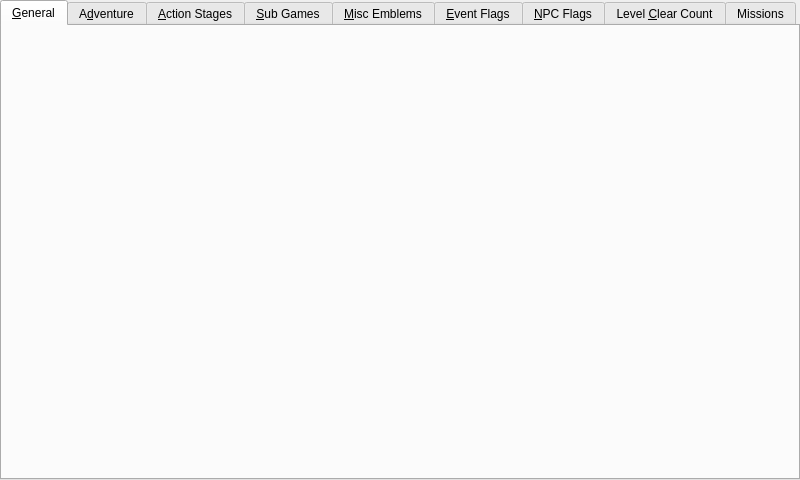
<?xml version="1.0" encoding="UTF-8"?>
<ui version="4.0">
 <class>SAEditor</class>
 <widget class="QWidget" name="SAEditor">
  <property name="geometry">
   <rect>
    <x>0</x>
    <y>0</y>
    <width>800</width>
    <height>480</height>
   </rect>
  </property>
  <layout class="QVBoxLayout" name="vboxMain">
   <property name="margin">
    <number>0</number>
   </property>
   <item>
    <widget class="QTabWidget" name="tabWidget">
     <property name="currentIndex">
      <number>0</number>
     </property>
     <widget class="QWidget" name="tabGeneral">
      <attribute name="title">
       <string>&amp;General</string>
      </attribute>
      <layout class="QVBoxLayout" name="vboxGeneral">
       <item>
        <widget class="SAGeneral" name="saGeneral" native="true"/>
       </item>
      </layout>
     </widget>
     <widget class="QWidget" name="tabAdventure">
      <attribute name="title">
       <string>A&amp;dventure</string>
      </attribute>
      <layout class="QVBoxLayout" name="vboxAdventure">
       <item>
        <widget class="SAAdventure" name="saAdventure" native="true"/>
       </item>
      </layout>
     </widget>
     <widget class="QWidget" name="tabActionStages">
      <attribute name="title">
       <string>&amp;Action Stages</string>
      </attribute>
      <layout class="QVBoxLayout" name="vboxActionStages">
       <item>
        <widget class="SALevelStats" name="saLevelStats" native="true"/>
       </item>
      </layout>
     </widget>
     <widget class="QWidget" name="tabSubGames">
      <attribute name="title">
       <string>&amp;Sub Games</string>
      </attribute>
      <layout class="QVBoxLayout" name="vboxSubGames">
       <item>
        <widget class="SASubGames" name="saSubGames" native="true"/>
       </item>
      </layout>
     </widget>
     <widget class="QWidget" name="tabMiscEmblems">
      <attribute name="title">
       <string>&amp;Misc Emblems</string>
      </attribute>
      <layout class="QVBoxLayout" name="vboxExtraEmblems">
       <item>
        <widget class="SAMiscEmblems" name="saMiscEmblems" native="true"/>
       </item>
      </layout>
     </widget>
     <widget class="QWidget" name="tabEventFlags">
      <attribute name="title">
       <string>&amp;Event Flags</string>
      </attribute>
      <layout class="QVBoxLayout" name="vboxEventFlags">
       <item>
        <widget class="BitFlagsView" name="saEventFlagsView" native="true"/>
       </item>
      </layout>
     </widget>
     <widget class="QWidget" name="tabNPCFlags">
      <attribute name="title">
       <string>&amp;NPC Flags</string>
      </attribute>
      <layout class="QVBoxLayout" name="vboxNPCFlags">
       <item>
        <widget class="BitFlagsView" name="saNPCFlagsView" native="true"/>
       </item>
      </layout>
     </widget>
     <widget class="QWidget" name="tabLevelClearCount">
      <attribute name="title">
       <string>Level &amp;Clear Count</string>
      </attribute>
      <layout class="QVBoxLayout" name="vboxLevelClearCount">
       <item>
        <widget class="SALevelClearCount" name="saLevelClearCount" native="true"/>
       </item>
      </layout>
     </widget>
     <widget class="QWidget" name="tabMissions">
      <attribute name="title">
       <string>Missions</string>
      </attribute>
      <layout class="QVBoxLayout" name="vboxSADXMissions">
       <item>
        <widget class="QScrollArea" name="scrlMissions">
         <property name="styleSheet">
          <string notr="true">#scrlSADXMissions { background-color: transparent; } #scrlSADXMissionsContent { background-color: transparent; }</string>
         </property>
         <property name="frameShape">
          <enum>QFrame::NoFrame</enum>
         </property>
         <property name="horizontalScrollBarPolicy">
          <enum>Qt::ScrollBarAlwaysOff</enum>
         </property>
         <property name="widgetResizable">
          <bool>true</bool>
         </property>
         <property name="alignment">
          <set>Qt::AlignLeading|Qt::AlignLeft|Qt::AlignTop</set>
         </property>
         <widget class="QWidget" name="scrlMissionsContent">
          <property name="geometry">
           <rect>
            <x>0</x>
            <y>0</y>
            <width>784</width>
            <height>441</height>
           </rect>
          </property>
          <layout class="QVBoxLayout" name="vboxSADXMissionsContent">
           <property name="margin">
            <number>0</number>
           </property>
           <item>
            <widget class="ByteFlagsView" name="sadxMissionFlagsView" native="true"/>
           </item>
          </layout>
         </widget>
        </widget>
       </item>
      </layout>
     </widget>
    </widget>
   </item>
  </layout>
 </widget>
 <customwidgets>
  <customwidget>
   <class>SALevelStats</class>
   <extends>QWidget</extends>
   <header>edit/SonicAdventure/SALevelStats.hpp</header>
   <container>1</container>
  </customwidget>
  <customwidget>
   <class>SALevelClearCount</class>
   <extends>QWidget</extends>
   <header>edit/SonicAdventure/SALevelClearCount.hpp</header>
   <container>1</container>
  </customwidget>
  <customwidget>
   <class>BitFlagsView</class>
   <extends>QWidget</extends>
   <header>edit/SonicAdventure/BitFlagsView.hpp</header>
   <container>1</container>
  </customwidget>
  <customwidget>
   <class>ByteFlagsView</class>
   <extends>QWidget</extends>
   <header>edit/SonicAdventure/ByteFlagsView.hpp</header>
   <container>1</container>
  </customwidget>
  <customwidget>
   <class>SAGeneral</class>
   <extends>QWidget</extends>
   <header>edit/SonicAdventure/SAGeneral.hpp</header>
   <container>1</container>
  </customwidget>
  <customwidget>
   <class>SAAdventure</class>
   <extends>QWidget</extends>
   <header>edit/SonicAdventure/SAAdventure.hpp</header>
   <container>1</container>
  </customwidget>
  <customwidget>
   <class>SAMiscEmblems</class>
   <extends>QWidget</extends>
   <header>edit/SonicAdventure/SAMiscEmblems.hpp</header>
   <container>1</container>
  </customwidget>
  <customwidget>
   <class>SASubGames</class>
   <extends>QWidget</extends>
   <header>edit/SonicAdventure/SASubGames.hpp</header>
   <container>1</container>
  </customwidget>
 </customwidgets>
 <resources/>
 <connections/>
</ui>
